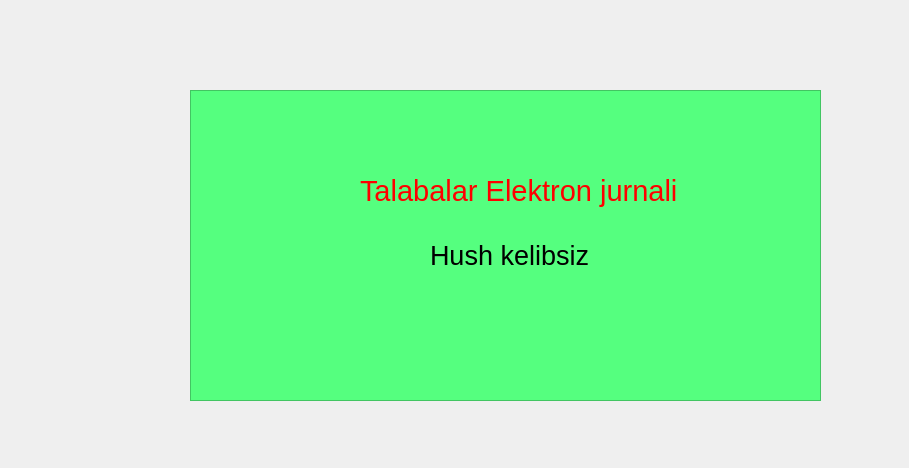
<?xml version="1.0" encoding="UTF-8"?>
<ui version="4.0">
 <class>Form</class>
 <widget class="QWidget" name="Form">
  <property name="geometry">
   <rect>
    <x>0</x>
    <y>0</y>
    <width>909</width>
    <height>468</height>
   </rect>
  </property>
  <property name="windowTitle">
   <string>Form</string>
  </property>
  <widget class="QGraphicsView" name="graphicsView">
   <property name="geometry">
    <rect>
     <x>190</x>
     <y>90</y>
     <width>631</width>
     <height>311</height>
    </rect>
   </property>
   <property name="styleSheet">
    <string notr="true">background-color: rgb(85, 255, 127);</string>
   </property>
  </widget>
  <widget class="QLabel" name="label_3">
   <property name="geometry">
    <rect>
     <x>360</x>
     <y>160</y>
     <width>351</width>
     <height>61</height>
    </rect>
   </property>
   <property name="font">
    <font>
     <pointsize>22</pointsize>
    </font>
   </property>
   <property name="styleSheet">
    <string notr="true">color: rgb(255, 0, 0);
background-color: rgb(85, 255, 127);
</string>
   </property>
   <property name="text">
    <string>Talabalar Elektron jurnali</string>
   </property>
  </widget>
  <widget class="QLabel" name="label">
   <property name="geometry">
    <rect>
     <x>430</x>
     <y>230</y>
     <width>161</width>
     <height>51</height>
    </rect>
   </property>
   <property name="font">
    <font>
     <pointsize>20</pointsize>
    </font>
   </property>
   <property name="styleSheet">
    <string notr="true">background-color: rgb(85, 255, 127);</string>
   </property>
   <property name="text">
    <string>Hush kelibsiz</string>
   </property>
  </widget>
 </widget>
 <resources/>
 <connections/>
</ui>
